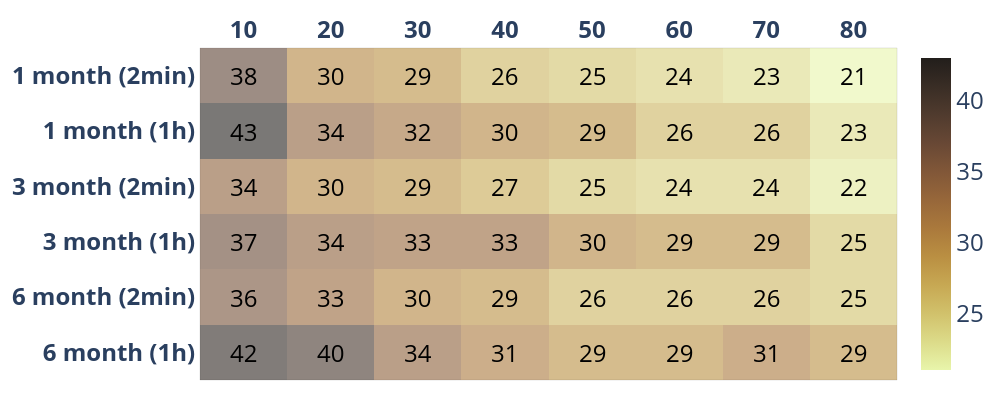

This figure's notebook cell:
### Code cell
#!pip install -U kaleido
import plotly.graph_objects as go
from functools import reduce
from itertools import product

z=[list(np.ceil(np.array(RMSE_6_NO2_C_2)*100).astype(int)),list(np.ceil(np.array(RMSE_6_NO2_C)*100).astype(int)),
   list(np.ceil(np.array(RMSE_3_NO2_C_2)*100).astype(int)),list(np.ceil(np.array(RMSE_3_NO2_C)*100).astype(int)),
  list(np.ceil(np.array(RMSE_1_NO2_2)*100).astype(int)),list(np.ceil(np.array(RMSE_1_NO2)*100).astype(int))]
x=['<b>10</b>', '<b>20</b>', '<b>30</b>', '<b>40</b>', '<b>50</b>','<b>60</b>',
   '<b>70</b>','<b>80</b>']
y=['<b>6 month (1h)</b>','<b>6 month (2min)</b>','<b>3 month (1h)</b>','<b>3 month (2min)</b>',
   '<b>1 month (1h)','<b>1 month (2min)</b>']

def get_anno_text(z_value):
    annotations=[]
    a, b = len(z_value), len(z_value[0])
    flat_z = reduce(lambda x,y: x+y, z_value) # z_value.flat if you deal with numpy
    coords = product(range(a), range(b))
    for pos, elem in zip(coords, flat_z):
        annotations.append({'font': {'color': 'black'},
                    'showarrow': False,
                    'text': str(elem),
                    'x': pos[1],
                    'y': pos[0],
                        'font.size':24   })
    return annotations

fig = go.Figure(data=go.Heatmap(
                   z=z,
                   x=x,
                   y=y,
                   hoverongaps = True, colorscale ='turbid',
    opacity=0.6,colorbar=dict(tickfont=dict(size=24)) ))#matter#

fig.update_layout(title={'text': "",
        'y':0.8,
        'x':0.5,
        'xanchor': 'center',
        'yanchor': 'top'},
           plot_bgcolor='rgba(0,0,0,0)',       
    annotations = get_anno_text(z),
                 width=1000,
height=400,xaxis={'side': 'top'},margin=dict(l=20, r=20, t=20, b=20))

fig.update_xaxes(tickfont = dict(size=24),linewidth=0.1, linecolor='black',
    
                 mirror=True)
fig.update_yaxes(tickfont = dict(size=24),linewidth=0.1, linecolor='black',
        
                 mirror=True)
fig.write_image("RMSE_NO2_C_POLAR.pdf",engine="kaleido")
#plt.savefig("table2a.pdf", format="pdf", bbox_inches="tight")
fig.show()

### Figure 1 — Plotly figure (JSON) as saved in the notebook; plotly's stock layout.template omitted (floating-point values rounded to 4 significant figures)
{"data": [{"colorbar": {"tickfont": {"size": 24}}, "colorscale": [[0, "rgb(232, 245, 171)"], [0.09091, "rgb(220, 219, 137)"], [0.1818, "rgb(209, 193, 107)"], [0.2727, "rgb(199, 168, 83)"], [0.3636, "rgb(186, 143, 66)"], [0.4545, "rgb(170, 121, 60)"], [0.5455, "rgb(151, 103, 58)"], [0.6364, "rgb(129, 87, 56)"], [0.7273, "rgb(104, 72, 53)"], [0.8182, "rgb(80, 59, 46)"], [0.9091, "rgb(57, 45, 37)"], [1, "rgb(34, 30, 27)"]], "hoverongaps": true, "opacity": 0.6, "type": "heatmap", "x": ["<b>10</b>", "<b>20</b>", "<b>30</b>", "<b>40</b>", "<b>50</b>", "<b>60</b>", "<b>70</b>", "<b>80</b>"], "y": ["<b>6 month (1h)</b>", "<b>6 month (2min)</b>", "<b>3 month (1h)</b>", "<b>3 month (2min)</b>", "<b>1 month (1h)", "<b>1 month (2min)</b>"], "z": [[42, 40, 34, 31, 29, 29, 31, 29], [36, 33, 30, 29, 26, 26, 26, 25], [37, 34, 33, 33, 30, 29, 29, 25], [34, 30, 29, 27, 25, 24, 24, 22], [43, 34, 32, 30, 29, 26, 26, 23], [38, 30, 29, 26, 25, 24, 23, 21]]}], "layout": {"annotations": [{"font": {"color": "black", "size": 24}, "showarrow": false, "text": "42", "x": 0, "y": 0}, {"font": {"color": "black", "size": 24}, "showarrow": false, "text": "40", "x": 1, "y": 0}, {"font": {"color": "black", "size": 24}, "showarrow": false, "text": "34", "x": 2, "y": 0}, {"font": {"color": "black", "size": 24}, "showarrow": false, "text": "31", "x": 3, "y": 0}, {"font": {"color": "black", "size": 24}, "showarrow": false, "text": "29", "x": 4, "y": 0}, {"font": {"color": "black", "size": 24}, "showarrow": false, "text": "29", "x": 5, "y": 0}, {"font": {"color": "black", "size": 24}, "showarrow": false, "text": "31", "x": 6, "y": 0}, {"font": {"color": "black", "size": 24}, "showarrow": false, "text": "29", "x": 7, "y": 0}, {"font": {"color": "black", "size": 24}, "showarrow": false, "text": "36", "x": 0, "y": 1}, {"font": {"color": "black", "size": 24}, "showarrow": false, "text": "33", "x": 1, "y": 1}, {"font": {"color": "black", "size": 24}, "showarrow": false, "text": "30", "x": 2, "y": 1}, {"font": {"color": "black", "size": 24}, "showarrow": false, "text": "29", "x": 3, "y": 1}, {"font": {"color": "black", "size": 24}, "showarrow": false, "text": "26", "x": 4, "y": 1}, {"font": {"color": "black", "size": 24}, "showarrow": false, "text": "26", "x": 5, "y": 1}, {"font": {"color": "black", "size": 24}, "showarrow": false, "text": "26", "x": 6, "y": 1}, {"font": {"color": "black", "size": 24}, "showarrow": false, "text": "25", "x": 7, "y": 1}, {"font": {"color": "black", "size": 24}, "showarrow": false, "text": "37", "x": 0, "y": 2}, {"font": {"color": "black", "size": 24}, "showarrow": false, "text": "34", "x": 1, "y": 2}, {"font": {"color": "black", "size": 24}, "showarrow": false, "text": "33", "x": 2, "y": 2}, {"font": {"color": "black", "size": 24}, "showarrow": false, "text": "33", "x": 3, "y": 2}, {"font": {"color": "black", "size": 24}, "showarrow": false, "text": "30", "x": 4, "y": 2}, {"font": {"color": "black", "size": 24}, "showarrow": false, "text": "29", "x": 5, "y": 2}, {"font": {"color": "black", "size": 24}, "showarrow": false, "text": "29", "x": 6, "y": 2}, {"font": {"color": "black", "size": 24}, "showarrow": false, "text": "25", "x": 7, "y": 2}, {"font": {"color": "black", "size": 24}, "showarrow": false, "text": "34", "x": 0, "y": 3}, {"font": {"color": "black", "size": 24}, "showarrow": false, "text": "30", "x": 1, "y": 3}, {"font": {"color": "black", "size": 24}, "showarrow": false, "text": "29", "x": 2, "y": 3}, {"font": {"color": "black", "size": 24}, "showarrow": false, "text": "27", "x": 3, "y": 3}, {"font": {"color": "black", "size": 24}, "showarrow": false, "text": "25", "x": 4, "y": 3}, {"font": {"color": "black", "size": 24}, "showarrow": false, "text": "24", "x": 5, "y": 3}, {"font": {"color": "black", "size": 24}, "showarrow": false, "text": "24", "x": 6, "y": 3}, {"font": {"color": "black", "size": 24}, "showarrow": false, "text": "22", "x": 7, "y": 3}, {"font": {"color": "black", "size": 24}, "showarrow": false, "text": "43", "x": 0, "y": 4}, {"font": {"color": "black", "size": 24}, "showarrow": false, "text": "34", "x": 1, "y": 4}, {"font": {"color": "black", "size": 24}, "showarrow": false, "text": "32", "x": 2, "y": 4}, {"font": {"color": "black", "size": 24}, "showarrow": false, "text": "30", "x": 3, "y": 4}, {"font": {"color": "black", "size": 24}, "showarrow": false, "text": "29", "x": 4, "y": 4}, {"font": {"color": "black", "size": 24}, "showarrow": false, "text": "26", "x": 5, "y": 4}, {"font": {"color": "black", "size": 24}, "showarrow": false, "text": "26", "x": 6, "y": 4}, {"font": {"color": "black", "size": 24}, "showarrow": false, "text": "23", "x": 7, "y": 4}, {"font": {"color": "black", "size": 24}, "showarrow": false, "text": "38", "x": 0, "y": 5}, {"font": {"color": "black", "size": 24}, "showarrow": false, "text": "30", "x": 1, "y": 5}, {"font": {"color": "black", "size": 24}, "showarrow": false, "text": "29", "x": 2, "y": 5}, {"font": {"color": "black", "size": 24}, "showarrow": false, "text": "26", "x": 3, "y": 5}, {"font": {"color": "black", "size": 24}, "showarrow": false, "text": "25", "x": 4, "y": 5}, {"font": {"color": "black", "size": 24}, "showarrow": false, "text": "24", "x": 5, "y": 5}, {"font": {"color": "black", "size": 24}, "showarrow": false, "text": "23", "x": 6, "y": 5}, {"font": {"color": "black", "size": 24}, "showarrow": false, "text": "21", "x": 7, "y": 5}], "height": 400, "margin": {"b": 20, "l": 20, "r": 20, "t": 20}, "plot_bgcolor": "rgba(0,0,0,0)", "title": {"text": "", "x": 0.5, "xanchor": "center", "y": 0.8, "yanchor": "top"}, "width": 1000, "xaxis": {"linecolor": "black", "linewidth": 0.1, "mirror": true, "side": "top", "tickfont": {"size": 24}}, "yaxis": {"linecolor": "black", "linewidth": 0.1, "mirror": true, "tickfont": {"size": 24}}}}
